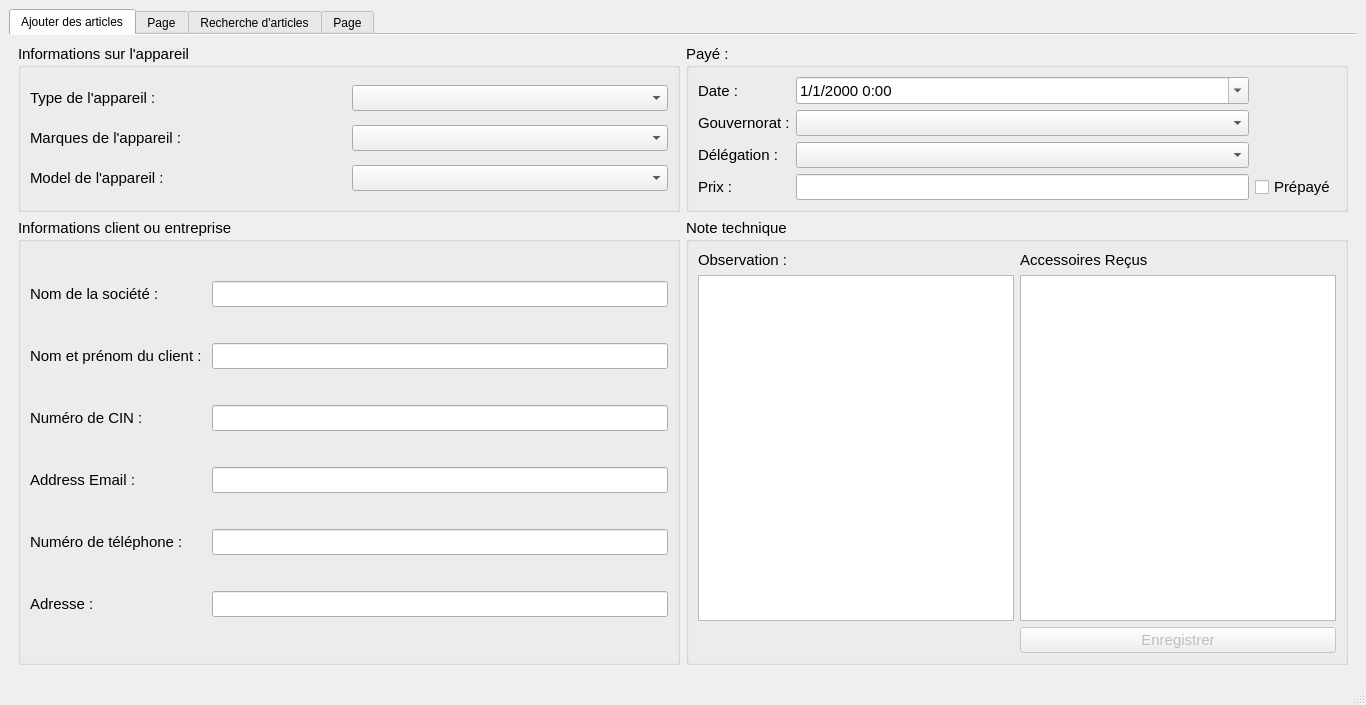
<?xml version="1.0" encoding="UTF-8"?>
<ui version="4.0">
 <class>MainWindow</class>
 <widget class="QMainWindow" name="MainWindow">
  <property name="geometry">
   <rect>
    <x>0</x>
    <y>0</y>
    <width>1366</width>
    <height>705</height>
   </rect>
  </property>
  <property name="windowTitle">
   <string>Boîte de réparation</string>
  </property>
  <property name="windowIcon">
   <iconset resource="../qrc_sources/source.qrc">
    <normaloff>:/mainIcon/icons/movil_05.jpg</normaloff>:/mainIcon/icons/movil_05.jpg</iconset>
  </property>
  <widget class="QWidget" name="centralwidget">
   <layout class="QGridLayout" name="gridLayout_11">
    <item row="0" column="0">
     <widget class="QTabWidget" name="tabWidget">
      <property name="focusPolicy">
       <enum>Qt::TabFocus</enum>
      </property>
      <property name="contextMenuPolicy">
       <enum>Qt::DefaultContextMenu</enum>
      </property>
      <property name="whatsThis">
       <string/>
      </property>
      <property name="accessibleDescription">
       <string/>
      </property>
      <property name="tabShape">
       <enum>QTabWidget::Rounded</enum>
      </property>
      <property name="currentIndex">
       <number>0</number>
      </property>
      <property name="elideMode">
       <enum>Qt::ElideNone</enum>
      </property>
      <property name="documentMode">
       <bool>true</bool>
      </property>
      <property name="tabsClosable">
       <bool>false</bool>
      </property>
      <widget class="QWidget" name="additem">
       <attribute name="icon">
        <iconset resource="../qrc_sources/source.qrc">
         <normaloff>:/additem/icons/blog.png</normaloff>:/additem/icons/blog.png</iconset>
       </attribute>
       <attribute name="title">
        <string>Ajouter des articles</string>
       </attribute>
       <layout class="QGridLayout" name="gridLayout">
        <item row="0" column="1">
         <layout class="QGridLayout" name="gridLayout_5">
          <item row="0" column="0">
           <widget class="QGroupBox" name="paid">
            <property name="font">
             <font>
              <pointsize>11</pointsize>
             </font>
            </property>
            <property name="title">
             <string>Payé :</string>
            </property>
            <layout class="QGridLayout" name="gridLayout_9">
             <item row="0" column="0">
              <widget class="QLabel" name="dateText">
               <property name="text">
                <string>Date :</string>
               </property>
              </widget>
             </item>
             <item row="0" column="1">
              <widget class="QDateTimeEdit" name="dateTimeEdit">
               <property name="locale">
                <locale language="French" country="Tunisia"/>
               </property>
               <property name="showGroupSeparator" stdset="0">
                <bool>false</bool>
               </property>
               <property name="minimumDateTime">
                <datetime>
                 <hour>0</hour>
                 <minute>0</minute>
                 <second>0</second>
                 <year>2000</year>
                 <month>1</month>
                 <day>1</day>
                </datetime>
               </property>
               <property name="currentSection">
                <enum>QDateTimeEdit::DaySection</enum>
               </property>
               <property name="displayFormat">
                <string>d/M/yyyy h:mm</string>
               </property>
               <property name="calendarPopup">
                <bool>true</bool>
               </property>
              </widget>
             </item>
             <item row="2" column="0">
              <widget class="QLabel" name="governorateText">
               <property name="text">
                <string>Gouvernorat :</string>
               </property>
              </widget>
             </item>
             <item row="2" column="1">
              <widget class="QComboBox" name="governorate"/>
             </item>
             <item row="3" column="0">
              <widget class="QLabel" name="delegationText">
               <property name="text">
                <string>Délégation :</string>
               </property>
              </widget>
             </item>
             <item row="3" column="1">
              <widget class="QComboBox" name="delegation"/>
             </item>
             <item row="4" column="0">
              <widget class="QLabel" name="label_13">
               <property name="text">
                <string>Prix : </string>
               </property>
              </widget>
             </item>
             <item row="4" column="1">
              <widget class="QLineEdit" name="price">
               <property name="acceptDrops">
                <bool>false</bool>
               </property>
               <property name="inputMethodHints">
                <set>Qt::ImhNone</set>
               </property>
               <property name="maxLength">
                <number>100</number>
               </property>
              </widget>
             </item>
             <item row="4" column="2">
              <widget class="QCheckBox" name="prepaid">
               <property name="text">
                <string>Prépayé</string>
               </property>
              </widget>
             </item>
            </layout>
           </widget>
          </item>
         </layout>
        </item>
        <item row="1" column="1">
         <layout class="QGridLayout" name="gridLayout_6">
          <item row="0" column="0">
           <widget class="QGroupBox" name="groupBox_4">
            <property name="font">
             <font>
              <pointsize>11</pointsize>
             </font>
            </property>
            <property name="title">
             <string>Note technique :</string>
            </property>
            <layout class="QGridLayout" name="gridLayout_10">
             <item row="0" column="0">
              <widget class="QLabel" name="label_14">
               <property name="text">
                <string>Observation :</string>
               </property>
              </widget>
             </item>
             <item row="0" column="1">
              <widget class="QLabel" name="label_15">
               <property name="text">
                <string>Accessoires Reçus</string>
               </property>
              </widget>
             </item>
             <item row="1" column="0">
              <widget class="QTextEdit" name="textEdit"/>
             </item>
             <item row="1" column="1">
              <widget class="QTextEdit" name="textEdit_2"/>
             </item>
             <item row="2" column="1">
              <widget class="QPushButton" name="pushButton">
               <property name="enabled">
                <bool>false</bool>
               </property>
               <property name="text">
                <string>Enregistrer</string>
               </property>
               <property name="icon">
                <iconset resource="../qrc_sources/source.qrc">
                 <normaloff>:/save/icons/save.png</normaloff>:/save/icons/save.png</iconset>
               </property>
              </widget>
             </item>
            </layout>
           </widget>
          </item>
         </layout>
        </item>
        <item row="1" column="0">
         <layout class="QGridLayout" name="gridLayout_2">
          <item row="0" column="0">
           <widget class="QGroupBox" name="customerOrCompanyInformation">
            <property name="font">
             <font>
              <pointsize>11</pointsize>
             </font>
            </property>
            <property name="title">
             <string>Informations client ou entreprise :</string>
            </property>
            <layout class="QGridLayout" name="gridLayout_8">
             <item row="0" column="0">
              <widget class="QLabel" name="companyNameText_2">
               <property name="text">
                <string>Nom de la société :</string>
               </property>
              </widget>
             </item>
             <item row="0" column="1">
              <widget class="QLineEdit" name="companyName_2"/>
             </item>
             <item row="1" column="0">
              <widget class="QLabel" name="userNameText_2">
               <property name="text">
                <string>Nom et prénom du client : </string>
               </property>
              </widget>
             </item>
             <item row="1" column="1">
              <widget class="QLineEdit" name="userNameAndLastName_2"/>
             </item>
             <item row="2" column="0">
              <widget class="QLabel" name="idNumberText_2">
               <property name="text">
                <string>Numéro de CIN :</string>
               </property>
              </widget>
             </item>
             <item row="2" column="1">
              <widget class="QLineEdit" name="idNumber_2"/>
             </item>
             <item row="3" column="0">
              <widget class="QLabel" name="addressEmailText_2">
               <property name="text">
                <string>Address Email :</string>
               </property>
              </widget>
             </item>
             <item row="3" column="1">
              <widget class="QLineEdit" name="emailAddress_2"/>
             </item>
             <item row="4" column="0">
              <widget class="QLabel" name="phoneNumberText_2">
               <property name="text">
                <string>Numéro de téléphone :</string>
               </property>
              </widget>
             </item>
             <item row="4" column="1">
              <widget class="QLineEdit" name="phoneNumber_2"/>
             </item>
             <item row="5" column="0">
              <widget class="QLabel" name="homeAddressText_2">
               <property name="text">
                <string>Adresse :</string>
               </property>
              </widget>
             </item>
             <item row="5" column="1">
              <widget class="QLineEdit" name="homeAddress_2"/>
             </item>
            </layout>
           </widget>
          </item>
         </layout>
        </item>
        <item row="0" column="0">
         <layout class="QGridLayout" name="gridLayout_4">
          <item row="0" column="0">
           <widget class="QGroupBox" name="deviceinformation">
            <property name="font">
             <font>
              <pointsize>11</pointsize>
             </font>
            </property>
            <property name="title">
             <string>Informations sur l'appareil :</string>
            </property>
            <layout class="QGridLayout" name="gridLayout_7">
             <item row="3" column="2">
              <widget class="QComboBox" name="deviceModel"/>
             </item>
             <item row="2" column="2">
              <widget class="QComboBox" name="deviceBrands"/>
             </item>
             <item row="3" column="0">
              <widget class="QLabel" name="deviceModelText">
               <property name="text">
                <string>Model de l'appareil :</string>
               </property>
              </widget>
             </item>
             <item row="2" column="0">
              <widget class="QLabel" name="deviceBrandsText">
               <property name="text">
                <string>Marques de l'appareil :</string>
               </property>
              </widget>
             </item>
             <item row="0" column="2">
              <widget class="QComboBox" name="deviceType"/>
             </item>
             <item row="0" column="0">
              <widget class="QLabel" name="deviceTypeText">
               <property name="text">
                <string>Type de l'appareil :</string>
               </property>
              </widget>
             </item>
            </layout>
           </widget>
          </item>
         </layout>
        </item>
       </layout>
      </widget>
      <widget class="QWidget" name="tab">
       <attribute name="title">
        <string>Page</string>
       </attribute>
      </widget>
      <widget class="QWidget" name="search">
       <attribute name="icon">
        <iconset resource="../qrc_sources/source.qrc">
         <normaloff>:/Recherche_tab_icon/icons/search.png</normaloff>:/Recherche_tab_icon/icons/search.png</iconset>
       </attribute>
       <attribute name="title">
        <string>Recherche d'articles</string>
       </attribute>
       <layout class="QGridLayout" name="gridLayout_3">
        <item row="0" column="10">
         <widget class="QPushButton" name="printer_Button">
          <property name="enabled">
           <bool>false</bool>
          </property>
          <property name="text">
           <string>Imprimer</string>
          </property>
          <property name="icon">
           <iconset resource="../qrc_sources/source.qrc">
            <normaloff>:/printer/icons/printer.png</normaloff>:/printer/icons/printer.png</iconset>
          </property>
         </widget>
        </item>
        <item row="0" column="11">
         <widget class="Line" name="line_9">
          <property name="orientation">
           <enum>Qt::Vertical</enum>
          </property>
         </widget>
        </item>
        <item row="0" column="8">
         <widget class="QPushButton" name="refresh">
          <property name="text">
           <string>Rafraîchir</string>
          </property>
          <property name="icon">
           <iconset resource="../qrc_sources/source.qrc">
            <normaloff>:/refresh/icons/loading.png</normaloff>:/refresh/icons/loading.png</iconset>
          </property>
          <property name="shortcut">
           <string>Ctrl+R</string>
          </property>
         </widget>
        </item>
        <item row="0" column="7">
         <widget class="Line" name="line_11">
          <property name="orientation">
           <enum>Qt::Vertical</enum>
          </property>
         </widget>
        </item>
        <item row="0" column="9">
         <widget class="Line" name="line_10">
          <property name="orientation">
           <enum>Qt::Vertical</enum>
          </property>
         </widget>
        </item>
        <item row="0" column="0">
         <widget class="QPushButton" name="edit_button">
          <property name="enabled">
           <bool>false</bool>
          </property>
          <property name="text">
           <string>Modifier</string>
          </property>
          <property name="icon">
           <iconset resource="../qrc_sources/source.qrc">
            <normaloff>:/Modifier/icons/edit.png</normaloff>:/Modifier/icons/edit.png</iconset>
          </property>
          <property name="shortcut">
           <string>Ctrl+M</string>
          </property>
         </widget>
        </item>
        <item row="0" column="1">
         <widget class="Line" name="line_15">
          <property name="orientation">
           <enum>Qt::Vertical</enum>
          </property>
         </widget>
        </item>
        <item row="0" column="2">
         <widget class="QPushButton" name="delet_button">
          <property name="enabled">
           <bool>false</bool>
          </property>
          <property name="text">
           <string>Supprimer</string>
          </property>
          <property name="icon">
           <iconset resource="../qrc_sources/source.qrc">
            <normaloff>:/delet/icons/delete.png</normaloff>:/delet/icons/delete.png</iconset>
          </property>
          <property name="shortcut">
           <string>Ctrl+S</string>
          </property>
         </widget>
        </item>
        <item row="0" column="4">
         <widget class="QPushButton" name="state_button">
          <property name="enabled">
           <bool>false</bool>
          </property>
          <property name="text">
           <string>Changer D'état</string>
          </property>
          <property name="icon">
           <iconset resource="../qrc_sources/source.qrc">
            <normaloff>:/state/icons/yes-or-no.png</normaloff>:/state/icons/yes-or-no.png</iconset>
          </property>
          <property name="shortcut">
           <string>Ctrl+E</string>
          </property>
         </widget>
        </item>
        <item row="0" column="6">
         <widget class="QPushButton" name="synchroniser_Button">
          <property name="text">
           <string>Synchroniser</string>
          </property>
          <property name="icon">
           <iconset resource="../qrc_sources/source.qrc">
            <normaloff>:/sync/icons/refresh.png</normaloff>:/sync/icons/refresh.png</iconset>
          </property>
         </widget>
        </item>
        <item row="0" column="3">
         <widget class="Line" name="line_13">
          <property name="orientation">
           <enum>Qt::Vertical</enum>
          </property>
         </widget>
        </item>
        <item row="0" column="5">
         <widget class="Line" name="line_12">
          <property name="orientation">
           <enum>Qt::Vertical</enum>
          </property>
         </widget>
        </item>
        <item row="1" column="0" colspan="2">
         <widget class="QGroupBox" name="groupBox">
          <property name="title">
           <string>Recherché par</string>
          </property>
          <layout class="QGridLayout" name="gridLayout_12">
           <item row="8" column="0" colspan="2">
            <widget class="QLabel" name="label_9">
             <property name="text">
              <string>Lecteur QR</string>
             </property>
            </widget>
           </item>
           <item row="3" column="0">
            <widget class="QLabel" name="searsh_mark_label">
             <property name="text">
              <string>Marques :</string>
             </property>
            </widget>
           </item>
           <item row="1" column="3">
            <widget class="QLineEdit" name="society_search_line"/>
           </item>
           <item row="6" column="0">
            <widget class="QLabel" name="ID_label">
             <property name="text">
              <string>Ref:</string>
             </property>
            </widget>
           </item>
           <item row="6" column="2" colspan="2">
            <widget class="QLineEdit" name="searsh_ID"/>
           </item>
           <item row="0" column="0" colspan="2">
            <widget class="QLabel" name="client_name_label">
             <property name="text">
              <string>Nom du client :</string>
             </property>
            </widget>
           </item>
           <item row="0" column="3">
            <widget class="QLineEdit" name="client_searsh_line"/>
           </item>
           <item row="1" column="0" colspan="3">
            <widget class="QLabel" name="society_name_label">
             <property name="text">
              <string>Nom de la société : </string>
             </property>
            </widget>
           </item>
           <item row="2" column="0">
            <widget class="QLabel" name="searsh_type_label">
             <property name="text">
              <string>Type :</string>
             </property>
            </widget>
           </item>
           <item row="2" column="2" colspan="2">
            <widget class="QComboBox" name="search_type"/>
           </item>
           <item row="3" column="2" colspan="2">
            <widget class="QComboBox" name="search_mark"/>
           </item>
           <item row="4" column="0">
            <widget class="QLabel" name="searsh_model_label">
             <property name="text">
              <string>Model :</string>
             </property>
            </widget>
           </item>
           <item row="4" column="2" colspan="2">
            <widget class="QComboBox" name="searsh_model"/>
           </item>
           <item row="5" column="0">
            <widget class="QLabel" name="searsh_date_label">
             <property name="text">
              <string>Date</string>
             </property>
            </widget>
           </item>
           <item row="7" column="0" colspan="2">
            <widget class="QLabel" name="Qr_Image_label">
             <property name="text">
              <string>QR Image :</string>
             </property>
            </widget>
           </item>
           <item row="7" column="2" colspan="2">
            <widget class="QPushButton" name="open_QRimage">
             <property name="text">
              <string>Emplacement du fichier</string>
             </property>
            </widget>
           </item>
           <item row="10" column="3">
            <widget class="QPushButton" name="searsh_button">
             <property name="enabled">
              <bool>false</bool>
             </property>
             <property name="text">
              <string>Chercher</string>
             </property>
             <property name="icon">
              <iconset resource="../qrc_sources/source.qrc">
               <normaloff>:/research_button/icons/research.png</normaloff>:/research_button/icons/research.png</iconset>
             </property>
            </widget>
           </item>
           <item row="9" column="0" colspan="4">
            <widget class="QLabel" name="using_phonelabel">
             <property name="text">
              <string>Ou vous pouvez scanner le QR avec phone</string>
             </property>
            </widget>
           </item>
           <item row="8" column="2" colspan="2">
            <widget class="QPushButton" name="openCamera">
             <property name="text">
              <string>Camera</string>
             </property>
            </widget>
           </item>
           <item row="5" column="2" colspan="2">
            <widget class="QDateEdit" name="search_date"/>
           </item>
          </layout>
         </widget>
        </item>
        <item row="1" column="2" colspan="10">
         <widget class="QTableWidget" name="items_table">
          <row>
           <property name="text">
            <string>1</string>
           </property>
          </row>
          <column>
           <property name="text">
            <string>Nom du client</string>
           </property>
          </column>
          <column>
           <property name="text">
            <string>Numéro de téléphone</string>
           </property>
          </column>
          <column>
           <property name="text">
            <string>Nom de la société</string>
           </property>
          </column>
          <column>
           <property name="text">
            <string>Type de l'appareil</string>
           </property>
          </column>
          <column>
           <property name="text">
            <string>Marques de l'appareil</string>
           </property>
          </column>
          <column>
           <property name="text">
            <string>Model de l'appareil</string>
           </property>
          </column>
          <column>
           <property name="text">
            <string>Ref</string>
           </property>
          </column>
          <column>
           <property name="text">
            <string>Etat</string>
           </property>
          </column>
          <column>
           <property name="text">
            <string>Date de d'entrée</string>
           </property>
          </column>
          <column>
           <property name="text">
            <string>Date de sortie</string>
           </property>
          </column>
          <column>
           <property name="text">
            <string>Prix</string>
           </property>
          </column>
          <column>
           <property name="text">
            <string>Prépayé</string>
           </property>
          </column>
         </widget>
        </item>
       </layout>
      </widget>
      <widget class="QWidget" name="tab_2">
       <attribute name="title">
        <string>Page</string>
       </attribute>
      </widget>
     </widget>
    </item>
   </layout>
  </widget>
  <widget class="QMenuBar" name="menubar">
   <property name="geometry">
    <rect>
     <x>0</x>
     <y>0</y>
     <width>1366</width>
     <height>21</height>
    </rect>
   </property>
  </widget>
  <widget class="QStatusBar" name="statusbar"/>
 </widget>
 <resources>
  <include location="../qrc_sources/source.qrc"/>
 </resources>
 <connections/>
</ui>
